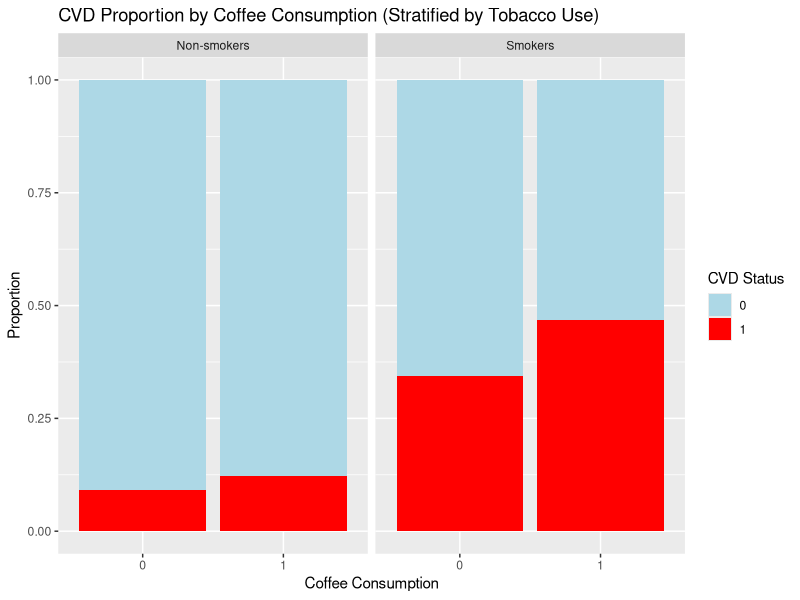
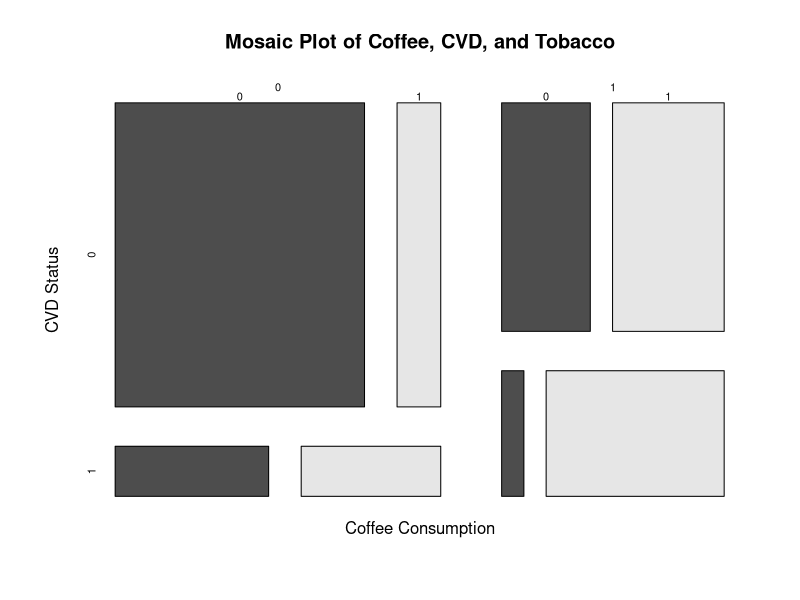
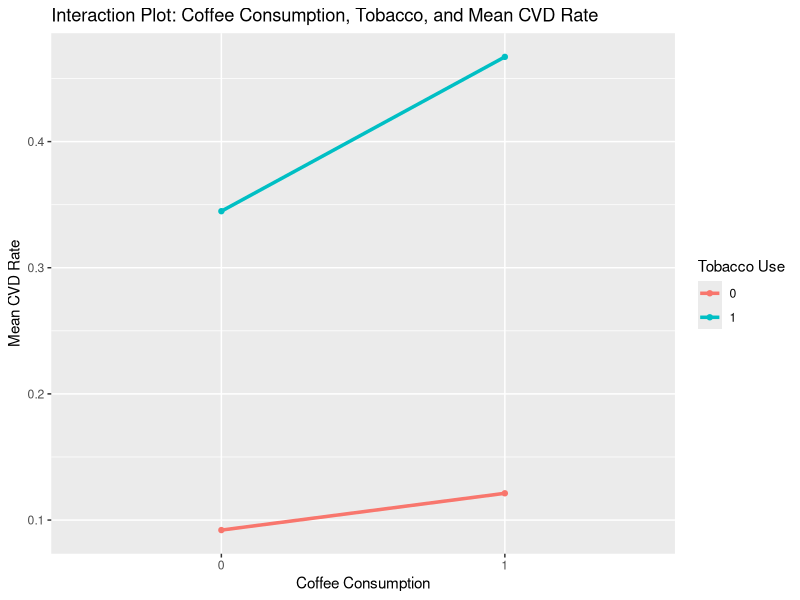

Here is the R script that generated these plots, in order:
## ---- chunk 1
# Settings
set.seed(123)  # for reproducibility
n <- 500       # number of iterations

# Generate tobacco use (confounder)
tobacco <- rbinom(n, 1, 0.4)  # 40% smokers

# Generate coffee consumption based on tobacco use (confounder effect)
# Smokers are more likely to drink coffee
coffee <- rbinom(n, 1, prob = 0.2 + 0.5 * tobacco)  

# Generate CVD based on tobacco use and coffee consumption
# Tobacco is a stronger predictor of CVD
CVD <- rbinom(n, 1, prob = 0.1 + 0.3 * tobacco + 0.05 * coffee)

# Create the data frame
data <- data.frame(coffee, tobacco, CVD)

# Examine the first few rows of the dataset
head(data)
## ---- chunk 2
library(ggplot2)

# Create a bar plot showing CVD rate by coffee consumption, stratified by tobacco use
ggplot(data, aes(x = factor(coffee), fill = factor(CVD))) +
  geom_bar(position = "fill") +
  facet_wrap(~ tobacco, labeller = labeller(tobacco = c("0" = "Non-smokers", "1" = "Smokers"))) +
  labs(x = "Coffee Consumption", fill = "CVD Status", y = "Proportion") +
  scale_fill_manual(values = c("0" = "lightblue", "1" = "red")) +
  ggtitle("CVD Proportion by Coffee Consumption (Stratified by Tobacco Use)")
## ---- chunk 3
# Create a mosaic plot to visualize the relationship between coffee, tobacco, and CVD
mosaicplot(~ coffee + CVD + tobacco, data = data, color = TRUE,
           main = "Mosaic Plot of Coffee, CVD, and Tobacco",
           xlab = "Coffee Consumption", ylab = "CVD Status")
## ---- chunk 4
# Calculate mean CVD rate by coffee and tobacco groups
mean_cvd <- aggregate(CVD ~ coffee + tobacco, data = data, FUN = mean)

# Interaction plot
ggplot(mean_cvd, aes(x = factor(coffee), y = CVD, color = factor(tobacco), group = tobacco)) +
  geom_line(linewidth = 1.2) +
  geom_point(linewidth = 3) +
  labs(x = "Coffee Consumption", y = "Mean CVD Rate", color = "Tobacco Use") +
  ggtitle("Interaction Plot: Coffee Consumption, Tobacco, and Mean CVD Rate")

## ---- chunk 5
# Unadjusted model (coffee vs CVD)
unadjusted_model <- glm(CVD ~ coffee, data = data, family = "binomial")
summary(unadjusted_model)
## ---- chunk 6
# Adjusted model (coffee vs CVD, adjusting for tobacco)
adjusted_model <- glm(CVD ~ coffee + tobacco, data = data, family = "binomial")
summary(adjusted_model)
## ---- chunk 7
# Stratified analysis for non-smokers
non_smokers <- subset(data, tobacco == 0)
strat_model_ns <- glm(CVD ~ coffee, data = non_smokers, family = "binomial")
summary(strat_model_ns)

# Stratified analysis for smokers
smokers <- subset(data, tobacco == 1)
strat_model_sm <- glm(CVD ~ coffee, data = smokers, family = "binomial")
summary(strat_model_sm)
## ---- chunk 8
# The adjusted model shown earlier adjusts for tobacco use
summary(adjusted_model)
## ---- chunk 9
# Fit a logistic regression model for the outcome
outcome_model <- glm(CVD ~ coffee + tobacco, data = data, family = binomial)
summary(outcome_model)

# Create a copy of the data with coffee set to 1 (everyone drinks coffee)
data_coffee1 <- data
data_coffee1$coffee <- 1

# Predict the probability of CVD for everyone if all drank coffee
pred_coffee1 <- predict(outcome_model, newdata = data_coffee1, type = "response")

# Create a copy of the data with coffee set to 0 (no one drinks coffee)
data_coffee0 <- data
data_coffee0$coffee <- 0

# Predict the probability of CVD for everyone if no one drank coffee
pred_coffee0 <- predict(outcome_model, newdata = data_coffee0, type = "response")

# Calculate the mean predicted probability of CVD under both scenarios
mean_pred_coffee1 <- mean(pred_coffee1)
mean_pred_coffee0 <- mean(pred_coffee0)

# Calculate the average causal effect (risk difference)
causal_effect <- mean_pred_coffee1 - mean_pred_coffee0
causal_effect

## ---- chunk 10
sessionInfo()
